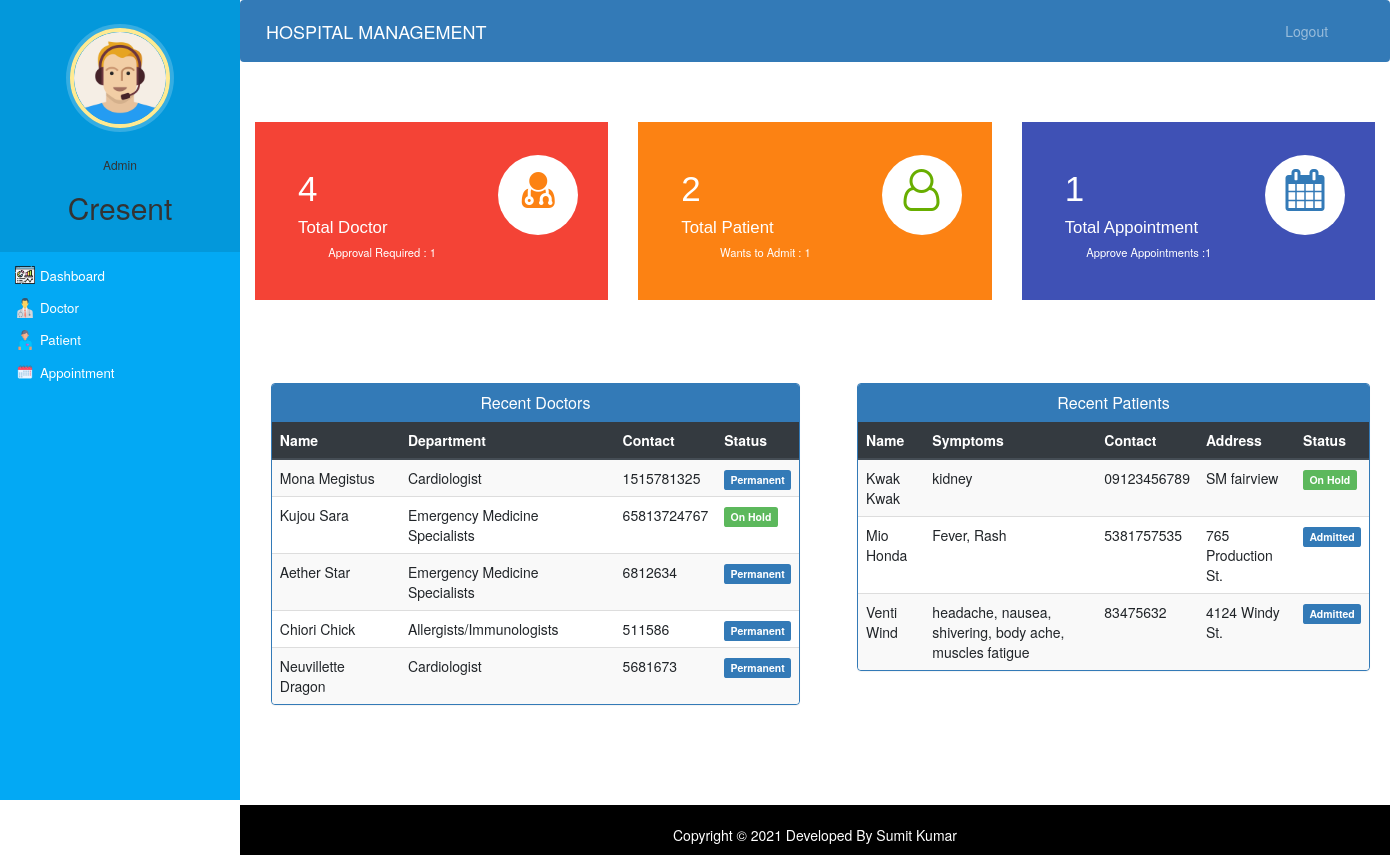
Before: /admin-dashboard (signed in) with the older database file.
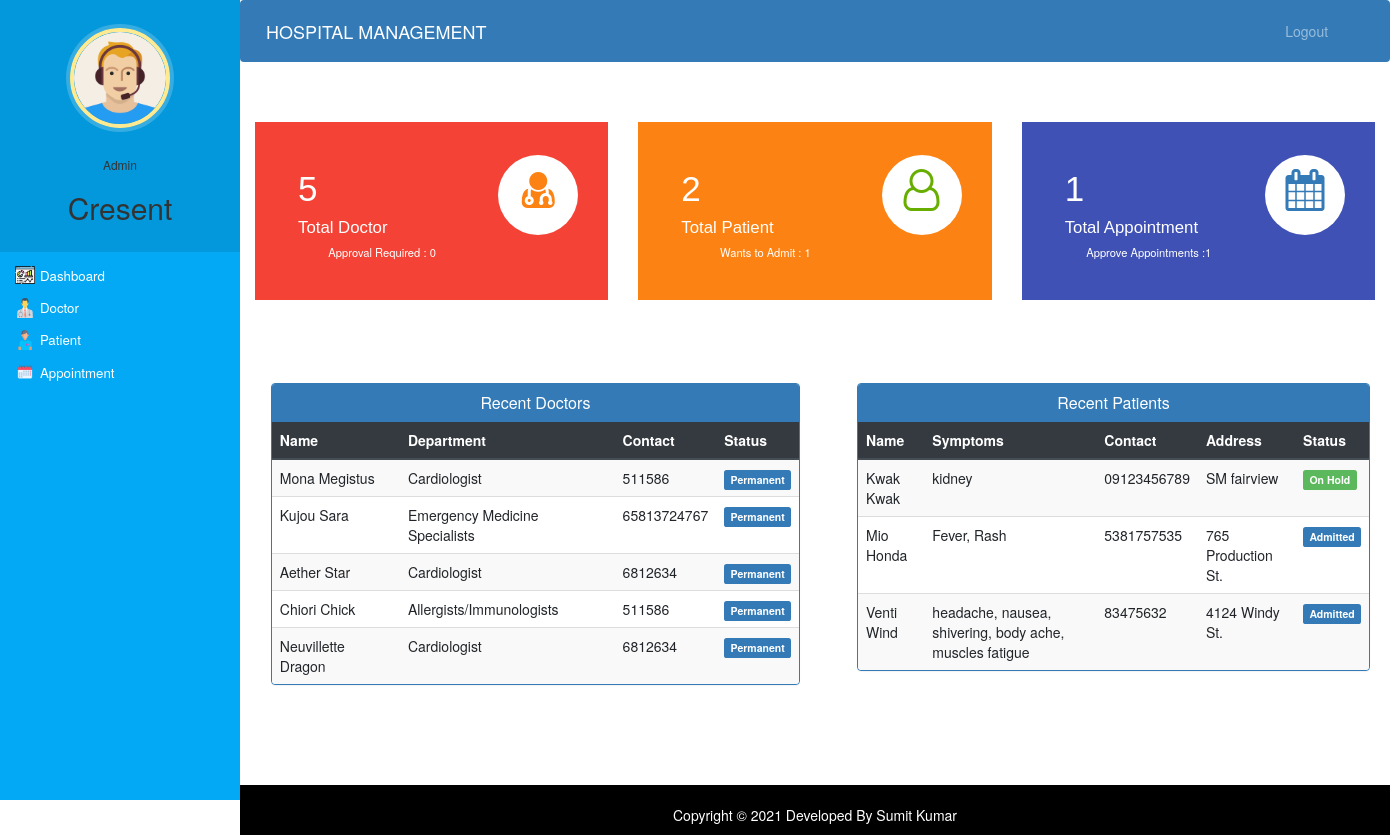
After: the same page with the newer database file.
### hospital/models.py (models this page shows, shortened)
class Doctor(models.Model):
    user=models.OneToOneField(User,on_delete=models.CASCADE)
    profile_pic= models.ImageField(upload_to='profile_pic/DoctorProfilePic/',null=True,blank=True)
    address = models.CharField(max_length=255, blank=False, null=False)
    mobile = models.CharField(max_length=20,blank=False, null=False)
    department= models.CharField(max_length=50,choices=departments,default='Cardiologist')
    status=models.BooleanField(default=False)
    @property
    def get_name(self):
        return self.user.first_name+" "+self.user.last_name

class Patient(models.Model):
    user=models.OneToOneField(User,on_delete=models.CASCADE)
    profile_pic= models.ImageField(upload_to='profile_pic/PatientProfilePic/',null=True,blank=True)
    address = models.CharField(max_length=40)
    mobile = models.CharField(max_length=20,null=False)
    symptoms = models.CharField(max_length=100,null=False)
    assignedDoctorId = models.PositiveIntegerField(null=True)
    admitDate=models.DateField(auto_now=True)
    status=models.BooleanField(default=False)
    @property
    def get_name(self):
        return self.user.first_name+" "+self.user.last_name

### hospital/views.py (the view)
# urls.py: path('admin-dashboard', views.admin_dashboard_view,name='admin-dashboard'),
@login_required(login_url='adminlogin')
@user_passes_test(is_admin)
def admin_dashboard_view(request):
    doctors=models.Doctor.objects.all().order_by('-id')
    patients=models.Patient.objects.all().order_by('-id')
    doctorcount=models.Doctor.objects.all().filter(status=True).count()
    pendingdoctorcount=models.Doctor.objects.all().filter(status=False).count()
    patientcount=models.Patient.objects.all().filter(status=True).count()
    pendingpatientcount=models.Patient.objects.all().filter(status=False).count()
    appointmentcount=models.Appointment.objects.all().filter(status=True).count()
    pendingappointmentcount=models.Appointment.objects.all().filter(status=False).count()
    mydict={
    'doctors':doctors,
    'patients':patients,
    'doctorcount':doctorcount,
    'pendingdoctorcount':pendingdoctorcount,
    'patientcount':patientcount,
    'pendingpatientcount':pendingpatientcount,
    'appointmentcount':appointmentcount,
    'pendingappointmentcount':pendingappointmentcount,
    }
    return render(request,'hospital/admin_dashboard.html',context=mydict)

### hospital/views.py (called while the page is built)
def is_admin(user):
    return user.groups.filter(name='ADMIN').exists()

### templates/hospital/admin_dashboard.html
{% extends 'hospital/admin_base.html' %}
{% load static %}
{% block content %}
{%include 'hospital/admin_dashboard_cards.html'%}
<br><br><br>
<div class="container">
  <div class="row">
    <div class="col-md-6">
      <div class="panel panel-primary" style="margin-left:2%;">
        <div class="panel-heading" style="text-align:center;">
          <h6 class="panel-title">Recent Doctors</h6>
        </div>
        <table class="table table-hover table-striped table-responsive" id="dev-table">
          <thead class="thead-dark">
            <tr>
              <th>Name</th>
              <th>Department</th>
              <th>Contact</th>
              <th>Status</th>
            </tr>
          </thead>
          {% for d in doctors %}
          <tr>
            <td>{{d.get_name}}</td>
            <td>{{d.department}}</td>
            <td>{{d.mobile}}</td>
            {% if d.status %}
            <td><span class="label label-primary">Permanent</span></td>
            {% else %}
            <td><span class="label label-success">On Hold</span></td>
            {% endif %}
          </tr>
          {% endfor %}
        </table>
      </div>
    </div>
    <div class="col-md-6">
      <div class="panel panel-primary" style="margin-left:5%;">
        <div class="panel-heading" style="text-align:center;">
          <h6 class="panel-title">Recent Patients</h6>
        </div>
        <table class="table table-hover table-striped table-responsive" id="dev-table">
          <thead class="thead-dark">
            <tr>
              <th>Name</th>
              <th>Symptoms</th>
              <th>Contact</th>
              <th>Address</th>
              <th>Status</th>
            </tr>
          </thead>
          {% for p in patients %}
          <tr>
            <td>{{p.get_name}}</td>
            <td>{{p.symptoms}}</td>
            <td>{{p.mobile}}</td>
            <td>{{p.address}}</td>
            {% if p.status %}
            <td><span class="label label-primary">Admitted</span></td>
            {% else %}
            <td><span class="label label-success">On Hold</span></td>
            {% endif %}
          </tr>
          {% endfor %}
        </table>
      </div>
    </div>
  </div>
</div>
{% endblock content %}

### templates/hospital/admin_base.html (shortened to what this page needs)
<!DOCTYPE html>
{% load static %}
<html lang="en">
<head>
  <link rel="stylesheet" href="https://stackpath.bootstrapcdn.com/bootstrap/4.3.1/css/bootstrap.min.css">
  <link rel="stylesheet" href="https://maxcdn.bootstrapcdn.com/font-awesome/4.7.0/css/font-awesome.min.css">
  <link rel="stylesheet" href="{% static '/style.css' %}">
</head>
<body>
  <nav class="menu" tabindex="0">
    <header class="avatar">
      {% if user.hospitalstaffadmin.profile_pic %}
      <img src="{{ user.hospitalstaffadmin.profile_pic.url }}" alt="Profile Pic"/>
    {% else %}
      <img src="{% static 'images/adminpropic.png' %}" alt="Default Profile Pic"/>
    {% endif %}
      <br><br>
      <h6>Admin</h6>
      <h2>{{request.user.first_name}}</h2>
    </header>
    <ul>
      <li tabindex="0" class="icon-dashboard"> <a style="color:white; text-decoration:none;" href="/admin-dashboard"><span>Dashboard</span></a> </li>
      <li tabindex="0" class="icon-customers"> <a style="color:white; text-decoration:none;" href="/admin-doctor"><span>Doctor</span></a></li>
      <li tabindex="0" class="icon-users"> <a style="color:white; text-decoration:none;" href="/admin-patient"><span>Patient</span></a></li>
      <li tabindex="0" class="icon-calendar"> <a style="color:white; text-decoration:none;" href="/admin-appointment"><span>Appointment</span></a></li>
    </ul>
  </nav>
  <main>
    <div class="bs-example">
      <nav class="navbar navbar-expand-md  navbar-dark fixed-top" style="background:#337AB7;">
        <a href="/admin-dashboard" class="navbar-brand">HOSPITAL MANAGEMENT</a>
        <div class="collapse navbar-collapse justify-content-between" id="navbarCollapse">
          <div class="navbar-nav" style=" margin-left: 90%;">
            <a href="/logout" class="nav-item nav-link" id="logoutLink">Logout</a>
          </div>
        </div>
      </nav>
    </div>
    <br><br>
    {% block content %}
    {% endblock content %}
    <br><br><br><br>
    <footer>
      <br>
      <div class="container">
        <div class="row">
          <div class="col-md-12 col-sm-12">
            <div style="color:#ffffff;" class="wow fadeInUp footer-copyright">
              <p>
                Copyright &copy; 2021 Developed By Sumit Kumar </p>
            </div>
          </div>
        </div>
      </div>
    </footer>
  </main>
</body>
</html>

### templates/hospital/admin_dashboard_cards.html (shortened to what this page needs)
<!DOCTYPE html>
<html lang="en" dir="ltr">
<head>
  <link rel="stylesheet" href="https://maxcdn.bootstrapcdn.com/bootstrap/3.4.1/css/bootstrap.min.css">
  <link rel="stylesheet" href="https://cdnjs.cloudflare.com/ajax/libs/font-awesome/4.7.0/css/font-awesome.min.css">
</head>
<body>
  <div class="container-sm market-updates">
    <div class="col-md-4 market-update-gd">
      <div class="market-update-block clr-block-1">
        <div class="col-md-8 market-update-left">
          <h3>{{doctorcount}}</h3>
          <h4>Total Doctor</h4>
          <p>Approval Required : {{pendingdoctorcount}}</p>
        </div>
        <div class="col-md-4 market-update-right">
          <i class="fa fa-user-md"></i>
        </div>
        <div class="clearfix"> </div>
      </div>
    </div>
    <div class="col-md-4 market-update-gd">
      <div class="market-update-block clr-block-2">
        <div class="col-md-8 market-update-left">
          <h3>{{patientcount}}</h3>
          <h4>Total Patient</h4>
          <p>Wants to Admit : {{pendingpatientcount}}</p>
        </div>
        <div class="col-md-4 market-update-right">
          <i class="fa fa-user-o"></i>
        </div>
        <div class="clearfix"> </div>
      </div>
    </div>
    <div class="col-md-4 market-update-gd">
      <div class="market-update-block clr-block-3">
        <div class="col-md-8 market-update-left">
          <h3>{{appointmentcount}}</h3>
          <h4>Total Appointment</h4>
          <p>Approve Appointments :{{pendingappointmentcount}} </p>
        </div>
        <div class="col-md-4 market-update-right">
          <i class="fa fa-calendar"> </i>
        </div>
        <div class="clearfix"> </div>
      </div>
    </div>
  </div>
</body>
</html>

### static/style.css (style rules this page uses)
body { padding-left: 240px; }
main { position: relative; height: 100vh; }
.menu { background: #5bc995; height: 100vh; width: 240px; position: fixed; top: 0px; left: 0; z-index: 5; outline: none; }
.menu .avatar { background: rgba(0, 0, 0, 0.1); padding: 2em 0.5em; text-align: center; }
.menu .avatar img { width: 100px; border-radius: 50%; overflow: hidden; border: 4px solid #ffea92; box-shadow: 0 0 0 4px rgba(255, 255, 255, 0.2); }
.menu .avatar h2 { font-weight: normal; margin-bottom: 0; }
.menu ul { list-style: none; padding: 0.5em 0; margin: 0; }
.menu ul li { padding: 0.5em 1em 0.5em 3em; font-size: 0.95em; font-weight: regular; background-repeat: no-repeat; background-position: left 15px center; background-size: auto 20px; transition: all 0.15s linear; cursor: pointer; }
.menu ul li.icon-dashboard { background-image: url("http://www.entypo.com/images//gauge.svg"); }
.menu ul li.icon-customers { background-image: url("http://www.entypo.com/images//briefcase.svg"); }
.menu ul li.icon-users { background-image: url("http://www.entypo.com/images//users.svg"); }
.menu ul li.icon-calendar { background-image: url("http://www.entypo.com/images//calendar.svg"); }
a:link { text-decoration: none; }
.menu { top: 50px; }
h6 { color: white; }

### templates/hospital/admin_dashboard_cards.html (style rules this page uses)
.market-update-block { flex-basis: calc(33.3333% - 1.6em); margin-bottom: 1.6em; padding: 2em 2em; background: #999; box-sizing: border-box; }
.market-update-block h3 { color: #fff; font-size: 2.5em; font-family: 'Carrois Gothic', sans-serif; }
.market-update-block h4 { font-size: 1.2em; color: #fff; margin: 0.3em 0em; font-family: 'Carrois Gothic', sans-serif; }
.market-update-block p { color: #fff; font-size: 0.8em; line-height: 1.8em; }
.market-update-block.clr-block-1 { background: #f44336; }
.market-update-block.clr-block-2 { background: #FC8213; }
.market-update-block.clr-block-3 { background: #3f51b5; }
.market-update-right i { font-size: 3em; width: 80px; height: 80px; background: #fff; text-align: center; border-radius: 49px; -webkit-border-radius: 49px; -moz-border-radius: 49px; -o-border-radius: 49px; line-height: 1.7em; }
.market-update-right i.fa.fa-user-o { color: #68AE00; }
.market-update-right i.fa.fa-user-md { color: #FC8213; }
.market-update-right i.fa.fa-calendar { color: #337AB7; }
.market-update-left { padding: 0px; }

Changed rows visible on the page:
changed Doctor "Mona Megistus": mobile "1515781325" → "511586"
changed Doctor "Emergency Medicine Specialists": status "On Hold" → "Permanent"
changed Doctor "Aether Star": department "Emergency Medicine Specialists" → "Cardiologist"
changed Doctor "Neuvillette Dragon": mobile "5681673" → "6812634"
Other visible differences:
{{ doctorcount }}: "4" → "5"
{{ pendingdoctorcount }}: "1" → "0"
